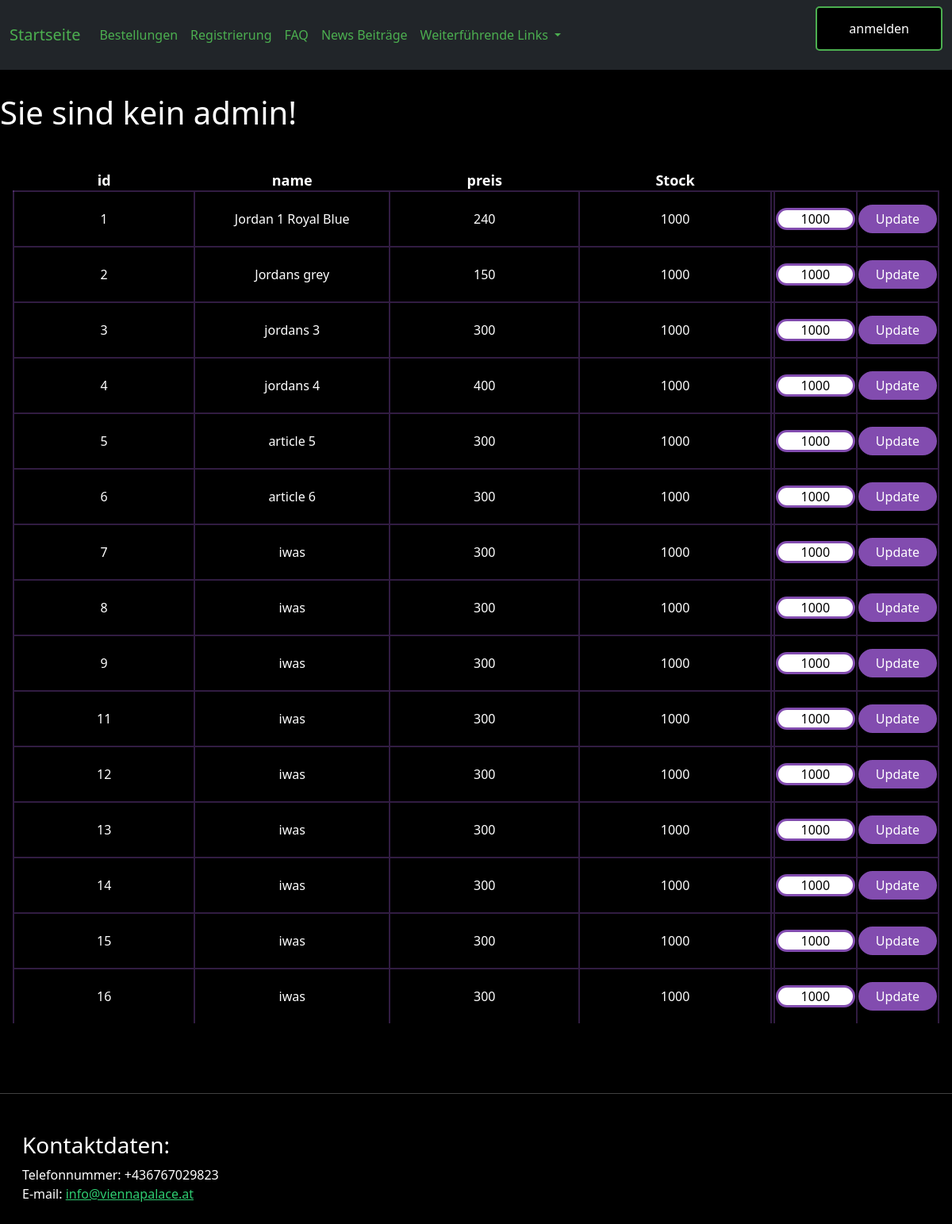
Page /admin/restock.php on the committed database.
### tables this page shows
CREATE TABLE `produkte` (
  `id` int(11) NOT NULL,
  `name` varchar(255) NOT NULL,
  `preis` int(11) NOT NULL,
  `pfad` varchar(255) NOT NULL,
  `beschreibung` varchar(255) DEFAULT NULL,
  `stock` int(11) NOT NULL DEFAULT 0
);

### admin/restock.php (the view, shortened to what this page needs)
<html>
<head>
    <link rel="stylesheet" href="../0design/my_design.css">
    <?php
    include "admin.php";
    ?>
</head>
<body>
<table class="mx-3 my-5">
    <tr>
        <th class="th">id</th>
        <th class="th">name</th>
        <th class="th">preis</th>
        <th class="th">Stock</th>
    </tr>
    <?php
    include_once "../0include/dbaccess.php";
    $sql = "SELECT * FROM produkte";
    $result = mysqli_query($db_obj, $sql);
    if (mysqli_num_rows($result) > 0) {
        while($row = mysqli_fetch_assoc($result)) {
                echo "<tr class='my_tr'>";
                echo "<form method='post' class='my-0 py-0 mx-0 px-0 my_form' id='myform'>";
                echo "<td class='text-center py-1 right_border '>" . $row["id"] . "</td>";
                echo "<td class='text-center py-1 right_border'>" . $row["name"] . "</td>";
                echo "<td class='text-center py-1 right_border'>" . $row["preis"] . "</td>";
                echo "<td class='text-center py-1 right_border'>" . $row["stock"] . "</td>";
            echo "<td class='text-center right_border'>";
            echo "</td>";
            echo "<td class='text-center right_border'>";
            echo "<input type='text' name='stock' id = 'stock' class='input' value='" . $row["stock"] . "'>";
            echo "</td>";
            echo "<td class='text-center right_border'>";
            echo "<button type='button' class='button_2' onclick='updateRow(this) '>Update</button>";
            echo "</td>";
            echo "</form>";
            echo "</tr>";
        }
    }
    ?>
</table>
</body>
</html>
<?php
include_once "../0include/footer.php";

### 0design/my_design.css (style rules this page uses)
body { background-color: black; color: white; }
.button_2 { background-color: #824caf; color: white; border: 2px solid #824caf; padding: 14px 40px; border-radius: 5px; transition-duration: 0.25s; }
.input { display: grid; grid-auto-rows: auto; grid-template-columns: 50%; margin-top: 30px; margin-left: 50%; transform: translate(-50%,-50%); text-align: center ; border: 3px #824caf solid ; padding: 14px 10px; width: 200px; outline: none; border-radius: 25px; transition-duration: 0.4s; }

### 0design/login.css (style rules this page uses)
body { background-color: black; color: white; }

### admin/restock.php (style rules this page uses)
.my_tr { border: 2px solid #824caf60; border-bottom: 0; }
.th { width: 400px; margin-left: 50px; margin-right: 50px; font-size: large; text-align: center; }
.button_2 { margin: 0; margin-bottom: 15px; margin-top: 15px; padding: 5px; padding-left: 20px; padding-right: 20px; border-radius: 50px; }
.input { margin-bottom: 15px; margin-top: 15px; display: inline-block; margin-left: 0; padding: 0; width: 100px; transform: none; alignment: center; border-color: #824caf; }
.right_border { border-right: #824caf60 2px solid; }

### rows in the picture
produkte: id "1", name "Jordan 1 Royal Blue", preis "240", stock "1000"
produkte: id "2", name "Jordans grey", preis "150", stock "1000"
produkte: id "3", name "jordans 3", preis "300", stock "1000"
produkte: id "4", name "jordans 4", preis "400", stock "1000"
produkte: id "5", name "article 5", preis "300", stock "1000"
produkte: id "6", name "article 6", preis "300", stock "1000"
produkte: id "7", name "iwas", preis "300", stock "1000"
produkte: id "8", name "iwas", preis "300", stock "1000"
produkte: id "9", name "iwas", preis "300", stock "1000"
produkte: id "11", name "iwas", preis "300", stock "1000"
produkte: id "12", name "iwas", preis "300", stock "1000"
produkte: id "13", name "iwas", preis "300", stock "1000"
produkte: id "14", name "iwas", preis "300", stock "1000"
produkte: id "15", name "iwas", preis "300", stock "1000"
produkte: id "16", name "iwas", preis "300", stock "1000"
